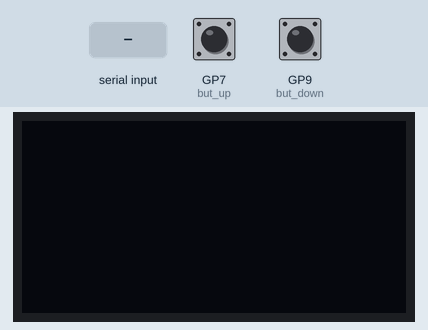
The program below on a simulated Raspberry Pi Pico running MicroPython. On the bench: 128×64 one-colour display. The inputs (shaded band) are chosen by the test bench; at power-on: GP7 (but_up) HIGH, GP9 (but_down) HIGH. What the program prints to the serial console is not drawn.

Above: at 1.2 s.
1.3 s: "1" typed at the serial console, then Enter
At 2.5 s:
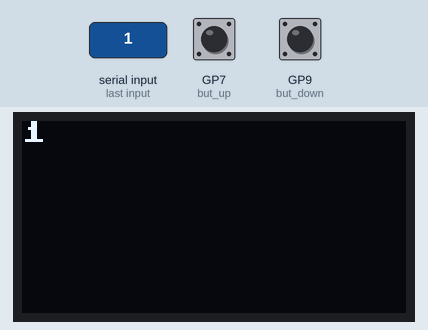
2.8 s: "0" typed at the serial console, then Enter
At 3.6 s:
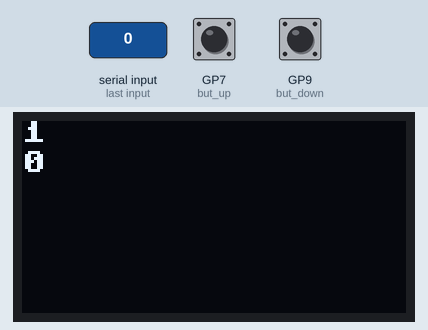
Timing chart, 0 to 5.8 s (numbered marks = the images above; inputs shaded):
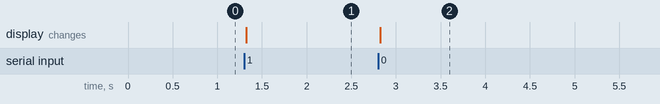

The program:

assignment-1.2_update_to_record_all_text.py
```python
import machine
from machine import I2C, Pin
from ssd1306 import SSD1306_I2C
import utime

# OLED I2C connection to Pico's GPIOS
OLED_SDA = 14
OLED_SCL = 15

# Initialize I2C to control the OLED
i2c = I2C(1, scl=Pin(OLED_SCL), sda=Pin(OLED_SDA), freq=400000)
OLED_WIDTH, OLED_HEIGHT = 128, 64
oled = SSD1306_I2C(OLED_WIDTH, OLED_HEIGHT, i2c)

# Button GPIO pins
SW_0 = 9  # Down button
SW_2 = 7  # Up button

# Initialize buttons with pull-up resistors
but_up = Pin(SW_2, Pin.IN, Pin.PULL_UP)
but_down = Pin(SW_0, Pin.IN, Pin.PULL_UP)

#get numbers of line
LINE_HEIGHT = 10
MAX_LINE = OLED_HEIGHT // LINE_HEIGHT

#create a list to store text
lines = []
start_qnum = 0

def over_width(text):
    character_width = 8
    MAX_TEXT = OLED_WIDTH // character_width

    if len(text) > MAX_TEXT:
        return text[:MAX_TEXT - 3] + '...'
    else:
        return text

#Function to update the OLED display with current lines
def update_display():
    oled.fill(0)
     # Display lines from history starting at `display_start_index`
    for i in range(MAX_LINE):
        line_index = start_qnum + i

        if line_index < len(lines):
            oled.text(lines[line_index], 0, i * LINE_HEIGHT)
    oled.show()

def scroll_up (pin):
    global start_qnum
    if start_qnum > 0:
        start_qnum -= 1

    update_display()

def scroll_down (pin):
    global start_qnum
    if start_qnum + MAX_LINE < len(lines):
        start_qnum += 1

    update_display()

# Attach interrupts for buttons (falling edge triggers)
but_up.irq(trigger=Pin.IRQ_FALLING, handler=scroll_up)
but_down.irq(trigger=Pin.IRQ_FALLING, handler=scroll_down)

#instractions
print("Enter text in the Shell. Type 'q' to exit.")

# Main loop:
while True:
    #show typed text
    user_input = input("> ")
    #exit type
    if user_input.lower() == "q":
        print("Exiting.....")
        break

    LINE_WIDTH = over_width(user_input)
    lines.append(LINE_WIDTH)

    #handle over height
    if len(lines) > MAX_LINE :
        start_qnum = len(lines) - MAX_LINE

    update_display()
```

Measured:
- after the input at 1.3 s, the display: changes at once (image 1)
- after the input at 2.8 s, the display: changes at once (image 2)
